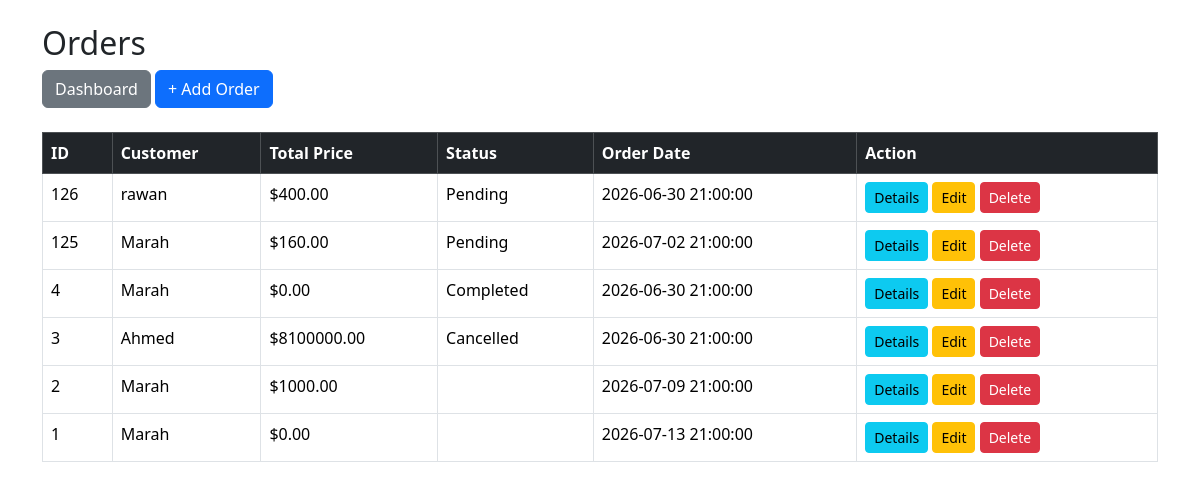
The app's page /admin/orders.php (signed in) with its own data.
### tables this page shows
CREATE TABLE `orders` (
  `id` int(11) NOT NULL,
  `user_id` int(11) NOT NULL,
  `total_price` decimal(10,2) NOT NULL,
  `status` enum('pending','completed','cancelled') NOT NULL,
  `order_date` timestamp NOT NULL DEFAULT current_timestamp(),
  `created_at` timestamp NOT NULL DEFAULT current_timestamp()
);

CREATE TABLE `users` (
  `id` int(11) NOT NULL,
  `full_name` varchar(100) NOT NULL,
  `email` varchar(100) NOT NULL,
  `password` varchar(255) NOT NULL,
  `role` enum('admin','user') NOT NULL DEFAULT current_timestamp(),
  `image` varchar(255) NOT NULL,
  `created_at` timestamp NOT NULL DEFAULT current_timestamp(),
  `status` enum('active','inactive') NOT NULL
);

### admin/orders.php (the view, shortened to what this page needs)
<?php
include "../config/db.php";
$sql = "SELECT orders.*, users.full_name
        FROM orders
        INNER JOIN users ON orders.user_id = users.id
        ORDER BY orders.id DESC";
$result = mysqli_query($conn,$sql);
?>
<!DOCTYPE html>
<html>
<head>
    <link href="https://cdn.jsdelivr.net/npm/bootstrap@5.3.3/dist/css/bootstrap.min.css" rel="stylesheet">
</head>
<body>
<div class="container mt-4">
<h2>Orders</h2>
<a href="dashboard.php" class="btn btn-secondary">Dashboard</a>
<a href="add_order.php" class="btn btn-primary">
+ Add Order
</a>
<br><br>
<table class="table table-bordered table-hover">
<thead class="table-dark">
<tr>
<th>ID</th>
<th>Customer</th>
<th>Total Price</th>
<th>Status</th>
<th>Order Date</th>
<th>Action</th>
</tr>
</thead>
<tbody>
<?php while($row=mysqli_fetch_assoc($result)){ ?>
<tr>
<td><?= $row['id']; ?></td>
<td><?= $row['full_name']; ?></td>
<td>$<?= $row['total_price']; ?></td>
<td><?= ucfirst($row['status']); ?></td>
<td><?= $row['order_date']; ?></td>
<td>
<a href="order_details.php?order_id=<?php echo $row['id']; ?>"
class="btn btn-info btn-sm">
Details
</a>
<a href="edit_order.php?id=<?php echo $row['id']; ?>"
class="btn btn-warning btn-sm">
Edit
</a>
<a href="delete_order.php?id=<?php echo $row['id']; ?>"
class="btn btn-danger btn-sm"
onclick="return confirm('Are you sure you want to delete this order?');">
Delete
</a>
</td>
</tr>
<?php } ?>
</tbody>
</table>
</div>
</body>
</html>

### records on screen
orders: id "126", user.full_name "rawan", total_price "400.00", status "Pending", order_date "2026-06-30 21:00:00"
orders: id "125", user.full_name "Marah", total_price "160.00", status "Pending", order_date "2026-07-02 21:00:00"
orders: id "4", user.full_name "Marah", total_price "0.00", status "Completed", order_date "2026-06-30 21:00:00"
orders: id "3", user.full_name "Ahmed", total_price "8100000.00", status "Cancelled", order_date "2026-06-30 21:00:00"
orders: id "2", user.full_name "Marah", total_price "1000.00", order_date "2026-07-09 21:00:00"
orders: id "1", user.full_name "Marah", total_price "0.00", order_date "2026-07-13 21:00:00"
